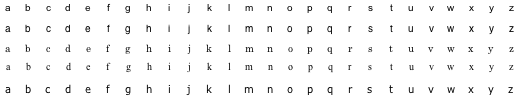
#> input picture letters.png, 520 x 100 px
$ python training.py   (Python 2 division)   (older library calls are emulated)
#> lines starting #> are read from the running program, lines starting #| are printed output that depends on the picture
# Author: Kyla Bouldin
# Description: creates training data file based on arial letter characters
# (10x15 image)


import numpy as np
import cv2
from matplotlib import pyplot as plt

# ====================
# use digital letters to create and save training data
# ====================
def generateLetterTrainingData():
	img = cv2.imread('letters.png', cv2.CV_LOAD_IMAGE_GRAYSCALE)
#> img is the input picture: shape (100, 520); min 0, max 255, mean 248.1
	cells = [np.hsplit(row,26) for row in np.vsplit(img,5)]
#> cells = 5 items
	x = np.array(cells)
	train = x[:,:].reshape(-1,400).astype(np.float32)
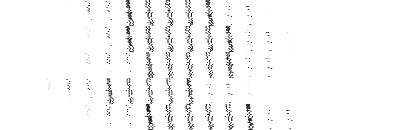
#> train: shape (130, 400) float32; min 0, max 255, mean 248.1
	k = np.arange(26)
	train_labels = np.repeat(k,5)[:,np.newaxis]
	np.savez('knn_letter_data.npz',train=train, train_labels=train_labels)

# ====================
# use saved data to test alphabet
# ====================
def testLetters():
	with np.load('knn_letter_data.npz') as data:
		train = data['train']
		train_labels = data['train_labels']

		#initiate kNN, train the data
		knn = cv2.KNearest()
#> (the run stopped early here; a loop or call above may not have finished)
